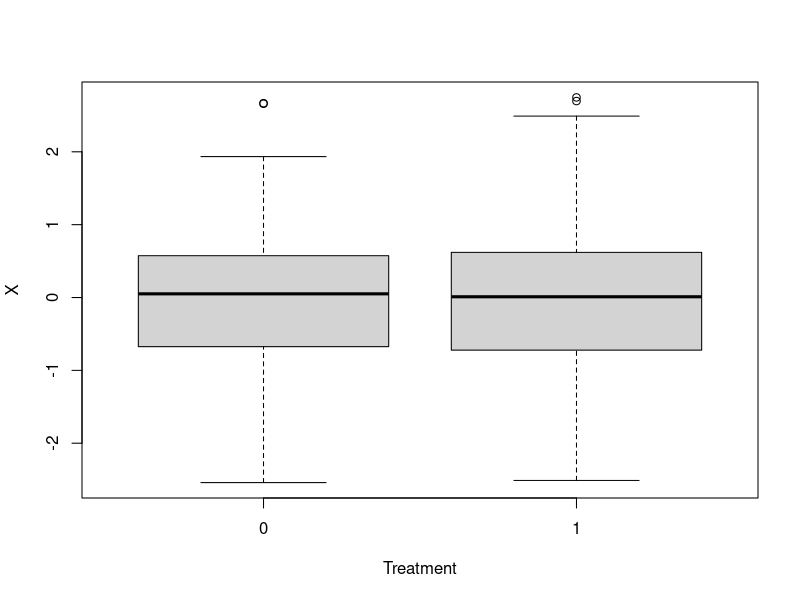
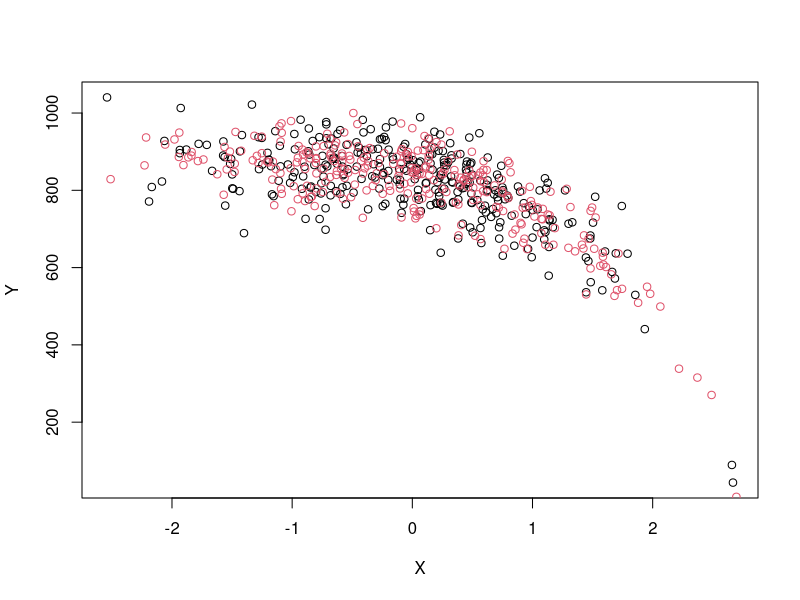

Generate these figures, in order, with R:
## ---- chunk 1

knitr::opts_chunk$set(echo = TRUE)

## ---- chunk 2
set.seed(302)
x_fixed_1 <- rnorm(600)
a_fixed_1 <- rbinom(600, 1, 0.5)

plot(factor(a_fixed_1), x_fixed_1,
     xlab = "Treatment",
     ylab = "X")
## ---- chunk 3
y_ex <- rnorm(600,
              mean = 900 - exp(x_fixed_1 + 4),
              sd = 60)

plot(x_fixed_1[a_fixed_1 == 0], y_ex[a_fixed_1 == 0],
     xlab = "X",
     ylab = "Y")

points(x_fixed_1[a_fixed_1 == 1], y_ex[a_fixed_1 == 1],
       col = 2)
## ---- chunk 4
sim_1_fixed <- function(dummy = 0, 
                        x_fixed,
                        a_fixed){
  
  y <- rnorm(600,
             mean = 900 - exp(x_fixed + 4),
             sd = 60)

  dat <- data.frame(y = y, x = x_fixed, a = a_fixed)
  
  fit <- lm(y ~ a + x, data = dat)
  
  ci <- confint(fit)["a",]
  
}

ci_list_1 <- purrr::map(rep(0,1000), sim_1_fixed, 
                        x_fixed = x_fixed_1,
                        a_fixed = a_fixed_1)

ci_mat_1 <- do.call(rbind, ci_list_1)

# check coverage
mean(ci_mat_1[,1] < 0 & ci_mat_1[,2] > 0)

## ---- chunk 5
sim_1_random <- function(dummy = 0, a_fixed){
  
  x <- rnorm(600)
  y <- rnorm(600,
             mean = 900 - exp(x + 4),
             sd = 60)

  dat <- data.frame(y = y, x = x, a = a_fixed)
  
  fit <- lm(y ~ a + x, data = dat)
  
  ci <- confint(fit)["a",]
  
}

ci_r_list <- purrr::map(rep(0,1000), sim_1_random, a_fixed = a_fixed_1)
ci_r_mat <- do.call(rbind, ci_r_list)

# check coverage
mean(ci_r_mat[,1] < 0 & ci_r_mat[,2] > 0)

## ---- chunk 6
set.seed(303)
x_fixed_2 <- rnorm(600)

ci_list_2 <- purrr::map(rep(0,1000), sim_1_fixed, 
                        x_fixed = x_fixed_2,
                        a_fixed = a_fixed_1)

ci_mat_2 <- do.call(rbind, ci_list_2)

# check coverage
mean(ci_mat_2[,1] < 0 & ci_mat_2[,2] > 0)
